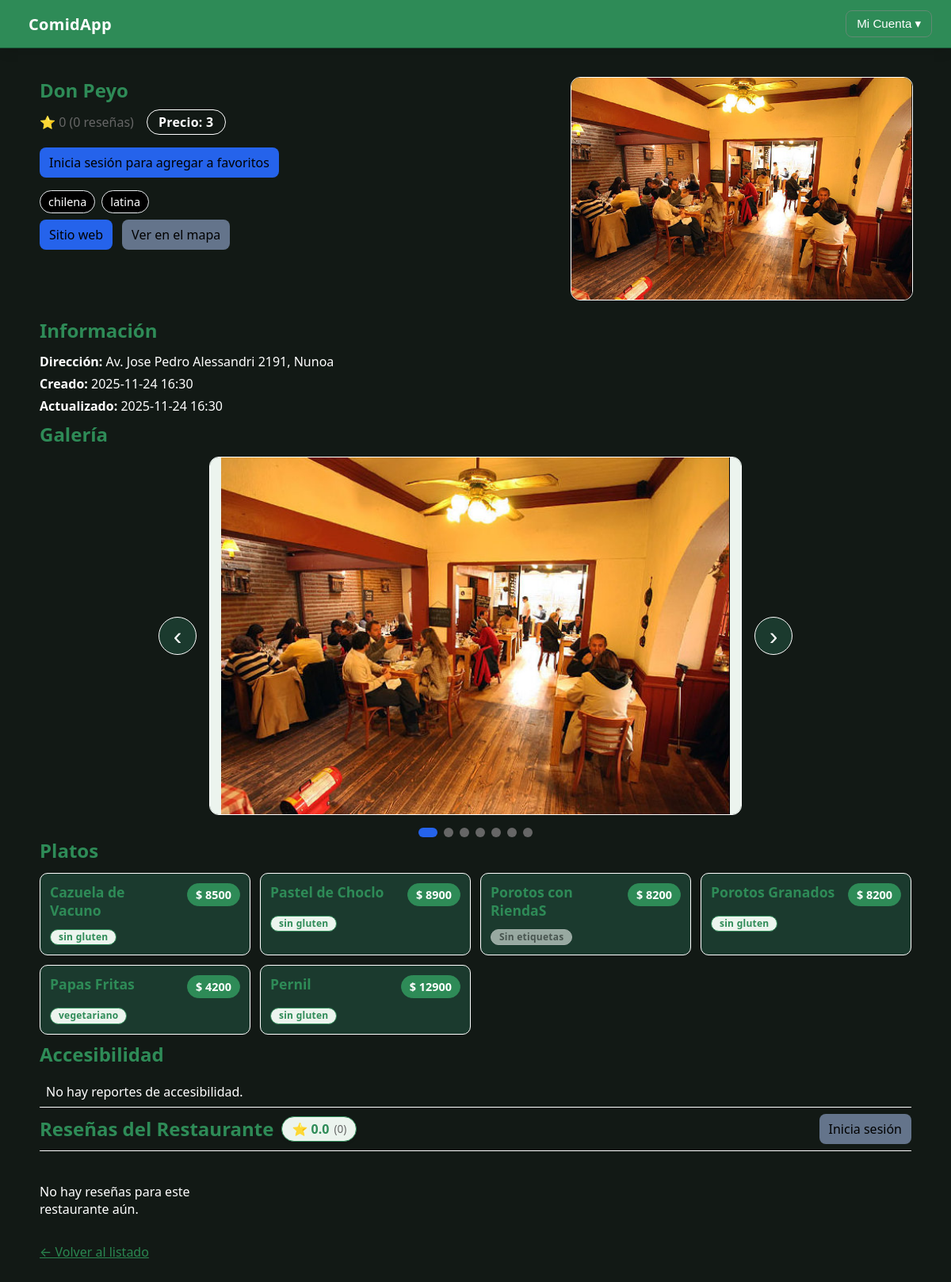
The app's page /restaurantes/2/ with its own data.
### aplicacion/models.py (models this page shows, shortened)
class Restaurant(models.Model):
    name = models.CharField(max_length = 100)
    address = models.CharField(max_length = 100)
    lat = models.FloatField()
    lon = models.FloatField()
    price = models.IntegerField(choices = [(1, 1), (2, 2), (3, 3), (4, 4), (5, 5)])
    url = models.URLField(blank = True, null = True)
    cuisines = models.ManyToManyField(Cuisine, blank = True)
    tags = models.ManyToManyField("Tag", through = "RestaurantTag", blank = True)
    avg_rating = models.FloatField(default = 0)
    review_count = models.IntegerField(default = 0)
    created_at = models.DateTimeField(auto_now_add = True)
    updated_at = models.DateTimeField(auto_now = True)
    class Meta:
        models.Index(fields = ["name"])
        models.Index(fields = ["address"])

class Cuisine(models.Model):
    name = models.CharField(max_length = 100, unique = True)

class Photo(models.Model):
    class Category(models.TextChoices):
        KITCHEN = "kitchen", "kitchen"
        BATHROOM = "bathroom", "bathroom"
        TABLES = "tables", "tables"
        ENTRANCE = "entrance", "entrance"
        MENU = "menu", "menu"
        DISH = "dish", "dish"
        OTHER = "other", "other"  # categoría comodín
    uploaded_by = models.ForeignKey(
        settings.AUTH_USER_MODEL, on_delete = models.CASCADE, null = True, blank = True
    )
    restaurant = models.ForeignKey(
        Restaurant, on_delete = models.CASCADE, related_name = "photos"
    )
    dish = models.ForeignKey(
        Dish, on_delete = models.SET_NULL, null = True, blank = True, related_name = "photos"
    )
    category = models.CharField(max_length = 20, choices = Category.choices)
    category_label = models.CharField(max_length = 50, blank = True)
    image = models.ImageField(
        upload_to='photos/',
        max_length=300
    )
    taken_at = models.DateField(null = True, blank = True)
    is_approved = models.BooleanField(default = False)
    created_at = models.DateTimeField(auto_now_add = True)

class Dish(models.Model):
    restaurant = models.ForeignKey(
        Restaurant, on_delete = models.CASCADE, related_name = "dishes"
    )
    dish_type = models.ForeignKey(
        DishType, on_delete = models.SET_NULL, null = True, blank = True, related_name = "restaurant_dishes"
    )
    name = models.CharField(max_length = 100)              # nombre tal cual en la carta del restaurant
    description = models.TextField(blank = True)
    price_ref = models.IntegerField(default = 0)
    tags = models.ManyToManyField("Tag", through = "DishTag", blank = True)
    class Meta:
        unique_together = ("restaurant", "name")

class Tag(models.Model):
    SCOPE = [
        ("restaurant", "restaurant"),
        ("dish", "dish"),
        ("both", "both"),
    ]
    code = models.SlugField(max_length = 100, unique = True)
    name = models.CharField(max_length = 100, unique = True)
    scope = models.CharField(max_length = 20, choices = SCOPE, default = "both")
    group = models.CharField(max_length = 50, blank = True)
    def __str__(self) -> str:
        return self.name

### aplicacion/views.py (the view)
# urls.py: path('restaurantes/<int:restaurante_id>/', views.detalle_restaurante, name='detalle_restaurante'),
def detalle_restaurante(request, restaurante_id):
    restaurante = get_object_or_404(Restaurant, pk=restaurante_id)
    form = RestaurantReviewForm()
    return render(request, "detalle_restaurante.html", {
        "restaurante": restaurante,
        "form": form
        })

### aplicacion/templates/detalle_restaurante.html (shortened to what this page needs)
{% extends "base.html" %}
{% load static %}
{% block extra_head %}
<link rel="stylesheet" href="{% static 'styles/detalle_restaurante.css' %}">
<link rel="stylesheet" href="{% static 'styles/create_resena.css' %}">
{% endblock %}
{% block contenido %}
<section class="restaurant-header">
    <div class="title-and-meta">
        <h1 class="restaurant-name">{{ restaurante.name }}</h1>
        <div class="meta">
            <span class="rating">⭐ {{ restaurante.avg_rating|default:0 }} ({{ restaurante.review_count|default:0 }} reseñas)</span>
            <span class="price">Precio: {{ restaurante.price }}</span>
        </div>
        {% if user.is_authenticated %}
            <form action="{% url 'toggle_favorito' restaurante.id %}" method="post" style="margin: 10px 0;">
                {% csrf_token %}
                {% if restaurante in user.favoritos.all %}
                    <button type="submit" class="btn btn-danger">❤️ Quitar de favoritos</button>
                {% else %}
                    <button type="submit" class="btn btn-primary">🤍 Agregar a favoritos</button>
                {% endif %}
            </form>
        {% else %}
            <p>
                <a href="{% url 'login' %}?next={{ request.path }}" class="btn btn-secondary">
                    Inicia sesión para agregar a favoritos
                </a>
            </p>
        {% endif %}
        <div class="chips">
            {% for c in restaurante.cuisines.all %}
                <span class="chip">{{ c.name }}</span>
            {% empty %}
                <span class="chip chip--empty">Sin categoría</span>
            {% endfor %}
        </div>
        <div class="links">
            {% if restaurante.url %}
                <a class="btn" href="{{ restaurante.url }}" target="_blank" rel="noopener">Sitio web</a>
            {% endif %}
            <a class="btn btn--secondary" href="https://www.google.com/maps?q={{ restaurante.lat }},{{ restaurante.lon }}" target="_blank" rel="noopener">Ver en el mapa</a>
        </div>
    </div>
    <div class="cover">
        {% with cover=restaurante.photos.all.0 %}
            {% if cover  and cover.image %}
                <img class="restaurant-cover" src="{{ cover.image.url}}" alt="Foto de {{ restaurante.name }}" loading="lazy">
            {% else %}
                <img class="restaurant-cover" src="{% static 'img/placeholder-restaurant.png' %}" alt="Sin foto">
            {% endif %}
        {% endwith %}
    </div>
</section>
<section class="restaurant-info">
    <h2>Información</h2>
    <ul class="info-list">
        <li><strong>Dirección:</strong> {{ restaurante.address }}</li>
        <li><strong>Creado:</strong> {{ restaurante.created_at|date:'Y-m-d H:i' }}</li>
        <li><strong>Actualizado:</strong> {{ restaurante.updated_at|date:'Y-m-d H:i' }}</li>
    </ul>
</section>
<section class="restaurant-gallery">
    <h2>Galería</h2>
    {% if restaurante.photos.all %}
        <div class="carousel-container">
            <button class="carousel-btn carousel-btn-prev" onclick="moveCarousel(-1)">‹</button>
            <div class="carousel">
                <div class="carousel-track">
                    {% for photo in restaurante.photos.all %}
                        <div class="carousel-slide">
                            <img src="{{ photo.image.url}}" alt="{{ photo.category_label|default:photo.category }}" loading="lazy">
                        </div>
                    {% endfor %}
                </div>
            </div>
            <button class="carousel-btn carousel-btn-next" onclick="moveCarousel(1)">›</button>
        </div>
        <div class="carousel-indicators">
            {% for photo in restaurante.photos.all %}
                <span class="carousel-dot" onclick="goToSlide({{ forloop.counter0 }})"></span>
            {% endfor %}
        </div>
    {% else %}
        <p>No hay fotos disponibles.</p>
    {% endif %}
</section>
<section class="restaurant-dishes">
    <h2>Platos</h2>
    <div class="cards">
        {% for dish in restaurante.dishes.all %}
            <article class="card">
                <header>
                    <h3>{{ dish.name }}</h3>
                    {% if dish.price_ref %}<span class="badge">$ {{ dish.price_ref }}</span>{% endif %}
                </header>
                <div class="tags">
                    {% for tag in dish.tags.all %}
                        <span class="tag">{{ tag.name }}</span>
                    {% empty %}
                        <span class="tag tag--empty">Sin etiquetas</span>
                    {% endfor %}
                </div>
            </article>
        {% empty %}
            <p>No hay platos registrados.</p>
        {% endfor %}
    </div>
</section>
<section class="restaurant-accessibility">
    <h2>Accesibilidad</h2>
    <ul class="access-list">
        {% for ar in restaurante.access_reports.all %}
            <li>
                <strong>{{ ar.feature.name }}</strong>
                <span class="badge status-{{ ar.status }}">{{ ar.status }}</span>
                {% if ar.notes %}<span class="muted"> · {{ ar.notes }}</span>{% endif %}
                {% if ar.source_type %}<span class="muted"> · fuente: {{ ar.source_type }}</span>{% endif %}
            </li>
        {% empty %}
            <li>No hay reportes de accesibilidad.</li>
        {% endfor %}
    </ul>
</section>
<section class="restaurant-reviews">
    <div class="section-header">
    <div style="display: flex; align-items: center; gap: 10px;">
        <h2>Reseñas del Restaurante</h2>
        <span class="rating-badge">
            ⭐ {{ restaurante.avg_rating|default:0|floatformat:1 }}
            <span class="count-muted">
                ({% if restaurante.review_count %}{{ restaurante.review_count }}{% else %}{{ restaurante.reviews.count }}{% endif %})
            </span>
        </span>
    </div>
    {% if user.is_authenticated %}
        <button onclick="openModal()" class="btn-primary">+ Añadir Reseña</button>
    {% else %}
        <a href="/admin/login/?next={{ request.path }}" class="btn btn--secondary">Inicia sesión</a>
    {% endif %}
    </div>
    <div class="cards">
    {% for review in restaurante.reviews.all %}
        <article class="card review">
            <header>
                <div class="review-user">
                    <h3>{{ review.user.username }}</h3>
                    <footer class="muted" style="font-size: 0.8rem;">{{ review.created_at|date:'d/m/Y' }}</footer>
                </div>
                <span class="stars">⭐ {{ review.rating }}</span>
            </header>
            <p>{{ review.comment }}</p>
            {% if review.tags.all %}
                <div class="review-tags">
                    {% for tag in review.tags.all %}
                        <span class="mini-tag">{{ tag.name}} </span>
                    {% endfor %}
                </div>
            {% endif %}
            {% if review.photo %}
                <div class="review-image-container">
                    <a href="{{ review.photo.url }}" target="_blank">
                        <img src="{{ review.photo.url }}" alt="Foto de reseña" loading="lazy">
                    </a>
                </div>
            {% endif %}
        </article>
    {% empty %}
        <p class="no-reviews-msg">No hay reseñas para este restaurante aún.</p>
    {% endfor %}
</div>
</section>
<p><a href="/">← Volver al listado</a></p>
{% endblock %}

### aplicacion/static/styles/main.css (style rules this page uses)
html { color-scheme: light dark; }
:root { --bg: #f5f6f4; --panel: #ffffff; --elev: #ecf4ee; --fg: #1b3a2e; --muted: #4d665b; --brand: #2e8b57; --brand-700: #26724a; --brand-800: #1f5a3d; --ok: #2ecc71; --warn: #f7b500; --danger: #e74c3c; --border: #c5d1c8; --border-soft: #dde5df; --radius: 12px; --shadow: 0 4px 14px rgba(0,0,0,0.1); }
body { margin: 0; font-family: system-ui, -apple-system, "Segoe UI", Roboto, Arial, sans-serif; background: var(--bg); color: var(--fg); }
h1, h2, h3 { margin: 0 0 .75rem 0; color: var(--brand); }
a { color: color-mix(in oklab, var(--brand) 90%, #006400); }
.restaurant-name { font-weight:700; }

### aplicacion/static/styles/detalle_restaurante.css (style rules this page uses)
:root { --bg: #121915; --fg: #fff; --muted: #666; --chip: #000; --chip-border: #e9ecef; --card: #1b3a2e; --border: #ffffff; --primary: #2563eb; --secondary: #64748b; --ok: #16a34a; --warn: #d97706; --bad: #dc2626; --fs-xs: .75rem; --fs-sm: .85rem; --fs-base: 1rem; --fs-lg: 1.125rem; }
body { color: var(--fg); }
.restaurant-header { display: grid; grid-template-columns: 1.2fr .8fr; gap: 24px; align-items: start; margin: 16px 0; }
.restaurant-name { margin: 0 0 8px 0; }
.meta { display: flex; gap: 16px; align-items: center; color: var(--muted); }
.price { padding: 4px 14px; border: 1px solid var(--border); border-radius: 999px; color: var(--fg); font-size: var(--fs-base); font-weight: 600; letter-spacing: .25px; }
.chips { display: flex; gap: 8px; flex-wrap: wrap; margin: 8px 0; }
.chip { background: var(--chip); border: 1px solid var(--chip-border); padding: 4px 10px; border-radius: 999px; font-size: .9rem; }
.links { display: flex; gap: 12px; margin-top: 8px; }
.btn { display: inline-block; padding: 8px 12px; border-radius: 8px; background: var(--primary); color: #000; text-decoration: none; }
.btn--secondary { background: var(--secondary); }
.cover img { width: 100%; height: 280px; object-fit: cover; border-radius: 12px; border: 1px solid var(--border); }
.restaurant-info .info-list { list-style: none; padding: 0; margin: 8px 0; }
.restaurant-info .info-list li { margin: 6px 0; }
.carousel-container { position: relative; max-width: 800px; margin: 0 auto; display: flex; align-items: center; gap: 16px; }
.carousel { flex: 1; overflow: hidden; border-radius: 12px; background: var(--card); border: 1px solid var(--border); }
.carousel-track { display: flex; transition: transform 0.4s ease-in-out; }
.carousel-slide { min-width: 100%; display: flex; justify-content: center; align-items: center; background: var(--elev); }
.carousel-slide img { width: 100%; height: 450px; object-fit: contain; display: block; background: var(--elev); }
.carousel-btn { background: var(--card); border: 1px solid var(--border); color: var(--fg); font-size: 2rem; width: 48px; height: 48px; border-radius: 50%; cursor: pointer; display: flex; align-items: center; justify-content: center; transition: all 0.2s ease; flex-shrink: 0; }
.carousel-indicators { display: flex; justify-content: center; gap: 8px; margin-top: 16px; }
.carousel-dot { width: 12px; height: 12px; border-radius: 50%; background: var(--muted); cursor: pointer; transition: all 0.2s ease; }
.carousel-dot.active { background: var(--primary); width: 24px; border-radius: 6px; }
.cards { display: grid; grid-template-columns: repeat(auto-fill, minmax(240px, 1fr)); gap: 12px; margin: 8px 0; }
.card { background: var(--card); border: 1px solid var(--border); border-radius: 10px; padding: 12px; }
.card header { display: flex; justify-content: space-between; align-items: flex-start; gap:10px; margin-bottom: 8px; }
.card header h3 { margin:0; font-size: 1.1rem; line-height: 1.3; flex:1; }
.badge { background: var(--brand); color: #ffffff; border: 1px solid var(--brand); border-radius: 999px; padding: 4px 10px; font-size: 0.9rem; font-weight: 700; white-space: nowrap; flex-shrink: 0; }
.tags { display: flex; gap: 6px; flex-wrap: wrap; margin-top: 12px; }
.tag { display: inline-flex; align-items: center; background-color: var(--elev); color: var(--brand); border: 1px solid var(--brand); padding: 2px 10px; border-radius: 12px; font-size: 0.75rem; font-weight: 600; line-height: 1.2; letter-spacing: .25px; }
.tag--empty { opacity: 0.6; border-color: var(--border); color: var(--muted); }
.access-list { list-style: none; padding: 0; margin: 8px 0; }
.access-list li { padding: 8px; border-bottom: 1px solid var(--border); }

### records on screen
Restaurant: name "Don Peyo", avg_rating "0", review_count "0", price "3", address "Av. Jose Pedro Alessandri 2191, Nunoa", created_at "2025-11-24 16:30", updated_at "2025-11-24 16:30", avg_rating "0.0", reviews.count "0"
Cuisine: name "chilena"
Cuisine: name "latina"
Dish: name "Cazuela de Vacuno", price_ref "8500"
Tag: name "sin gluten"
Dish: name "Pastel de Choclo", price_ref "8900"
Dish: name "Porotos con RiendaS", price_ref "8200"
Dish: name "Porotos Granados", price_ref "8200"
Dish: name "Papas Fritas", price_ref "4200"
Tag: name "vegetariano"
Dish: name "Pernil", price_ref "12900"
